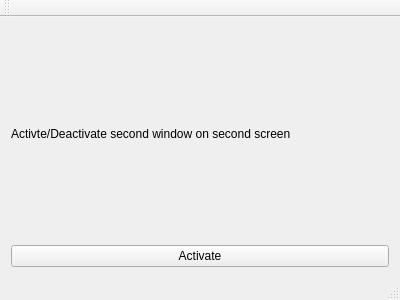
<?xml version="1.0" encoding="UTF-8"?>
<ui version="4.0">
 <class>MainWindow</class>
 <widget class="QMainWindow" name="MainWindow">
  <property name="geometry">
   <rect>
    <x>0</x>
    <y>0</y>
    <width>400</width>
    <height>300</height>
   </rect>
  </property>
  <property name="windowTitle">
   <string>MainWindow</string>
  </property>
  <widget class="QWidget" name="centralWidget">
   <layout class="QGridLayout" name="gridLayout">
    <item row="1" column="0">
     <widget class="QPushButton" name="toggleSecondWindow">
      <property name="text">
       <string>Activate</string>
      </property>
     </widget>
    </item>
    <item row="0" column="0">
     <widget class="QLabel" name="label">
      <property name="text">
       <string>Activte/Deactivate second window on second screen</string>
      </property>
     </widget>
    </item>
   </layout>
  </widget>
  <widget class="QMenuBar" name="menuBar">
   <property name="geometry">
    <rect>
     <x>0</x>
     <y>0</y>
     <width>400</width>
     <height>22</height>
    </rect>
   </property>
  </widget>
  <widget class="QToolBar" name="mainToolBar">
   <attribute name="toolBarArea">
    <enum>TopToolBarArea</enum>
   </attribute>
   <attribute name="toolBarBreak">
    <bool>false</bool>
   </attribute>
  </widget>
  <widget class="QStatusBar" name="statusBar"/>
 </widget>
 <layoutdefault spacing="6" margin="11"/>
 <resources/>
 <connections/>
</ui>
